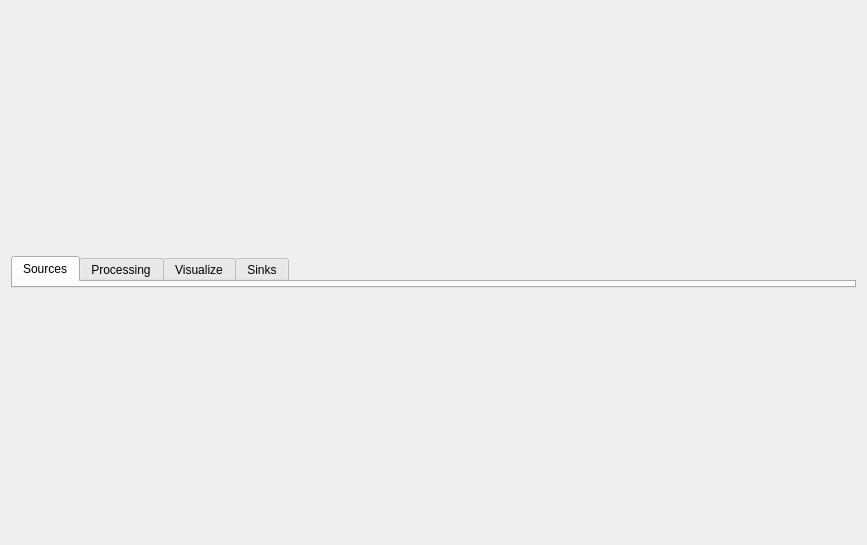
<?xml version="1.0" encoding="UTF-8"?>
<ui version="4.0">
 <class>WorkflowWidget</class>
 <widget class="QWidget" name="WorkflowWidget">
  <property name="geometry">
   <rect>
    <x>0</x>
    <y>0</y>
    <width>867</width>
    <height>545</height>
   </rect>
  </property>
  <property name="sizePolicy">
   <sizepolicy hsizetype="Preferred" vsizetype="Preferred">
    <horstretch>0</horstretch>
    <verstretch>0</verstretch>
   </sizepolicy>
  </property>
  <property name="minimumSize">
   <size>
    <width>100</width>
    <height>100</height>
   </size>
  </property>
  <property name="windowTitle">
   <string>WorkflowWidget</string>
  </property>
  <layout class="QVBoxLayout" name="verticalLayout">
   <item>
    <widget class="QTabWidget" name="tabWidget">
     <property name="sizePolicy">
      <sizepolicy hsizetype="Expanding" vsizetype="Fixed">
       <horstretch>0</horstretch>
       <verstretch>0</verstretch>
      </sizepolicy>
     </property>
     <property name="minimumSize">
      <size>
       <width>0</width>
       <height>32</height>
      </size>
     </property>
     <property name="baseSize">
      <size>
       <width>0</width>
       <height>32</height>
      </size>
     </property>
     <property name="currentIndex">
      <number>0</number>
     </property>
     <property name="iconSize">
      <size>
       <width>32</width>
       <height>32</height>
      </size>
     </property>
     <widget class="QWidget" name="sourcesTab">
      <attribute name="title">
       <string>Sources</string>
      </attribute>
     </widget>
     <widget class="QWidget" name="dataProcessorsTab">
      <attribute name="title">
       <string>Processing</string>
      </attribute>
     </widget>
     <widget class="QWidget" name="visualizersTab">
      <attribute name="title">
       <string>Visualize</string>
      </attribute>
     </widget>
     <widget class="QWidget" name="sinksTab">
      <attribute name="title">
       <string>Sinks</string>
      </attribute>
     </widget>
    </widget>
   </item>
  </layout>
  <action name="actionStrat">
   <property name="checkable">
    <bool>true</bool>
   </property>
   <property name="text">
    <string>Strat</string>
   </property>
  </action>
  <action name="actionStop">
   <property name="checkable">
    <bool>true</bool>
   </property>
   <property name="text">
    <string>Stop</string>
   </property>
  </action>
  <action name="actionNewWorkflow">
   <property name="text">
    <string>New</string>
   </property>
  </action>
  <action name="actionDeleteWorkflow">
   <property name="text">
    <string>Delete</string>
   </property>
  </action>
  <action name="actionInfoWorkflow">
   <property name="text">
    <string>Info</string>
   </property>
  </action>
 </widget>
 <resources/>
 <connections/>
 <slots>
  <slot>startWorkflow()</slot>
  <slot>stopWorkflow()</slot>
  <slot>pauseWorkflow()</slot>
  <slot>infoWorkflow()</slot>
  <slot>newWorkflow()</slot>
  <slot>deleteWorkflow()</slot>
  <slot>splitVerticaly()</slot>
  <slot>splitHorizontally()</slot>
 </slots>
</ui>
